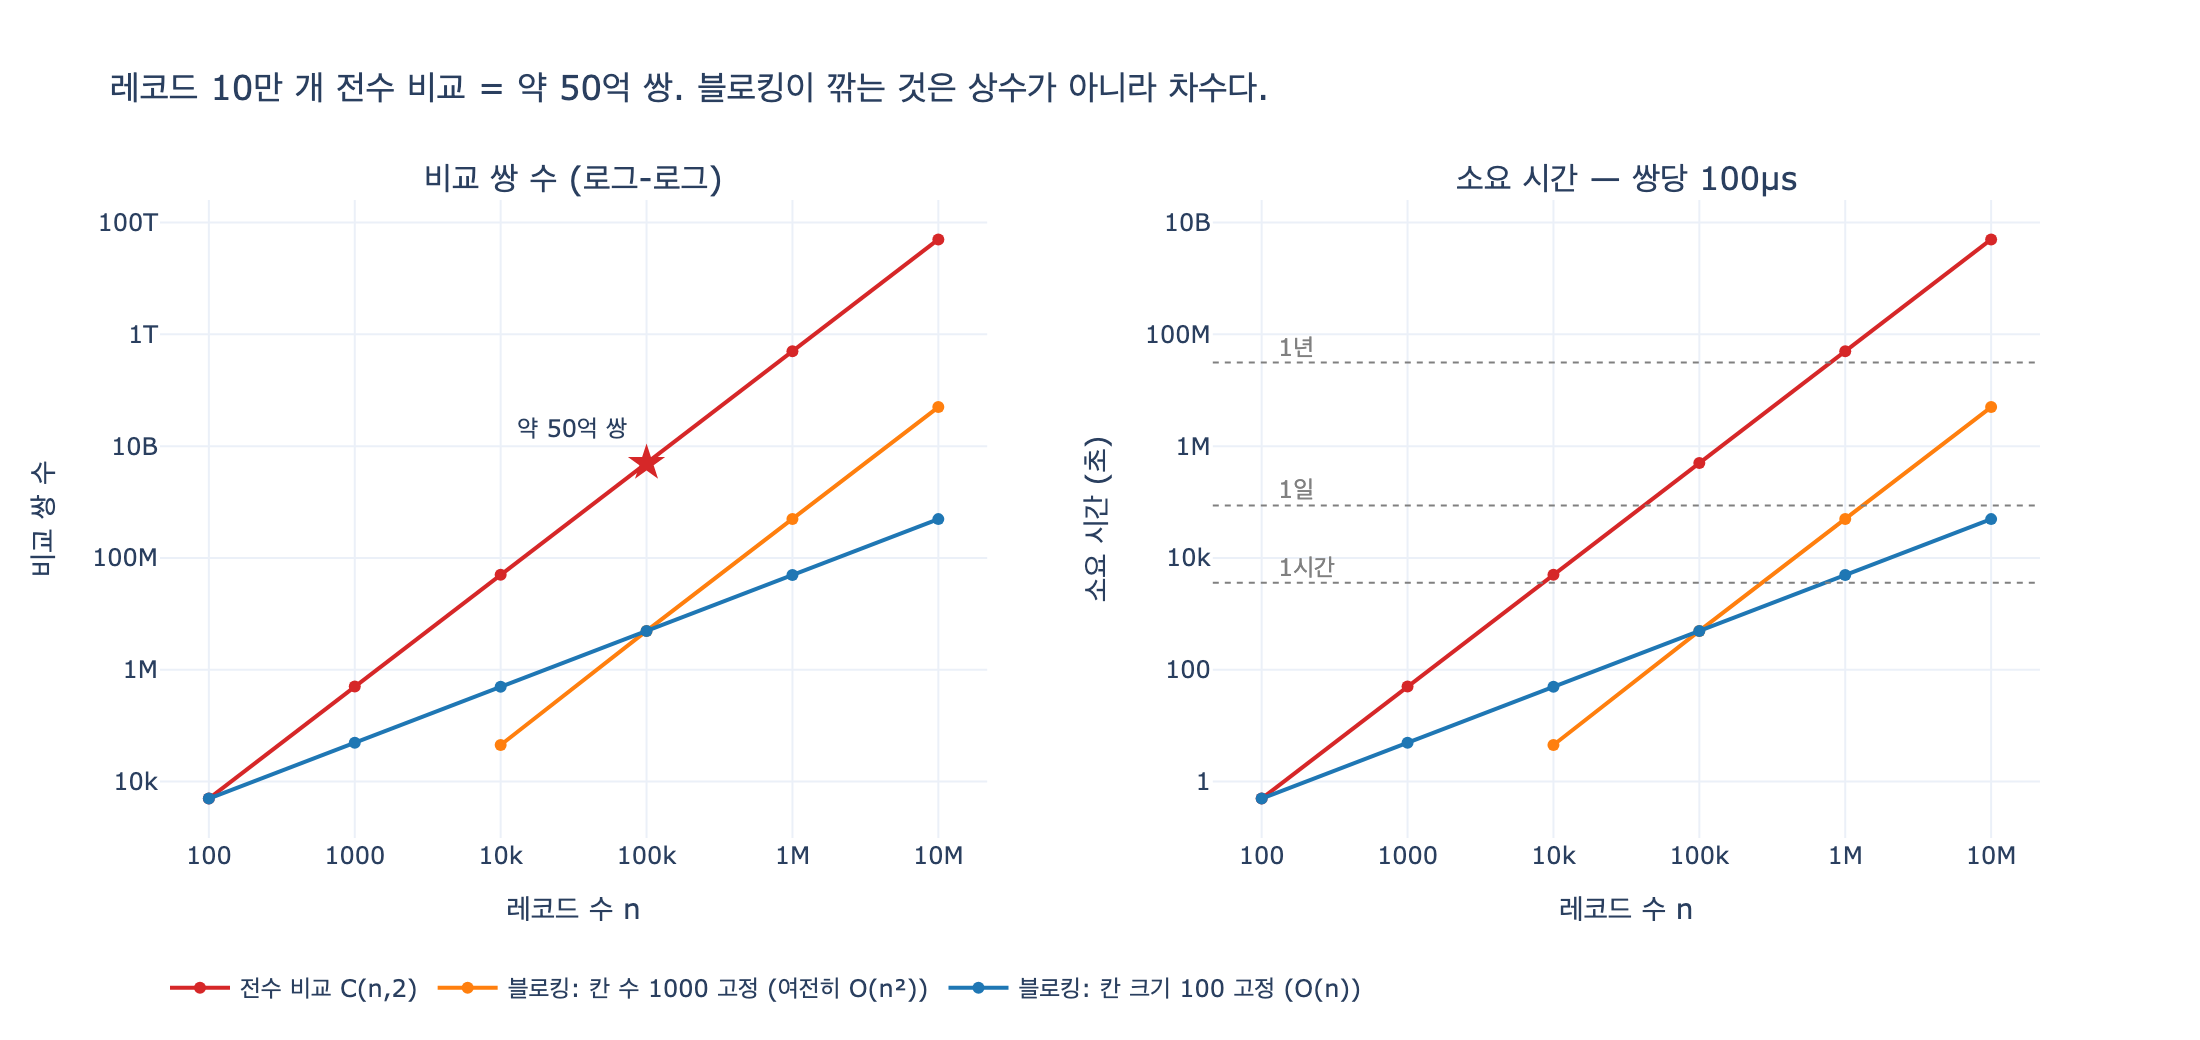

Recreate this plot in Python.
# 필요 패키지: plotly, kaleido  (pip install plotly kaleido)
#   - 표/계산 셀은 표준 라이브러리만으로 동작한다.
#   - 마지막 시각화 셀만 plotly/kaleido를 쓴다.

# %% [markdown]
# # 레코드 10만 개를 전수 비교하면 쌍이 몇 개인가?
#
# 답: **약 50억 쌍**. 정확히는
#
# $$\binom{100000}{2}=\frac{100000\times 99999}{2}=4{,}999{,}950{,}000$$
#
# 엔티티 해상도(entity resolution)의 첫 관문이 여기다.
# "일단 다 비교해 보자"가 안 되는 이유는 알고리즘이 느려서가 아니라,
# 비교해야 할 **쌍의 개수 자체가 레코드 수의 제곱으로 늘기 때문**이다.
#
# $$\binom{n}{2}=\frac{n(n-1)}{2}\sim\frac{n^2}{2}\quad(n\to\infty)$$
#
# 레코드가 10배 늘면 쌍은 100배 늘어난다. 이 셀부터 그 감각을 숫자로 잡아 본다.

# %%
from itertools import combinations
from math import comb


def n_pairs(n: int) -> int:
    """n개에서 순서 없이 2개를 뽑는 방법의 수 = 전수 비교 쌍 수."""
    return n * (n - 1) // 2


n = 100_000
print(f"n = {n:,}")
print(f"n(n-1)/2      = {n_pairs(n):,}")
print(f"math.comb(n,2)= {comb(n, 2):,}")
print(f"근사 n^2/2    = {n * n // 2:,}")
print(f"→ 약 {n_pairs(n) / 1e8:.0f}억 쌍")

# 출력: n = 100,000
# 출력: n(n-1)/2      = 4,999,950,000
# 출력: math.comb(n,2)= 4,999,950,000
# 출력: 근사 n^2/2    = 5,000,000,000
# 출력: → 약 50억 쌍

# %%
# 정의 확인 — 작은 n에서 itertools로 실제 쌍을 세어 공식과 맞춰 본다.
for small in (2, 3, 4, 12, 100):
    actual = sum(1 for _ in combinations(range(small), 2))
    assert actual == n_pairs(small), small
    print(f"n={small:>4}  실제 쌍 {actual:>6,}  공식 {n_pairs(small):>6,}")

# 출력: n=   2  실제 쌍      1  공식      1
# 출력: n=   3  실제 쌍      3  공식      3
# 출력: n=   4  실제 쌍      6  공식      6
# 출력: n=  12  실제 쌍     66  공식     66
# 출력: n= 100  실제 쌍  4,950  공식  4,950

# %% [markdown]
# ## 1. n이 커질 때 쌍은 어떻게 늘어나는가
#
# 이차 증가의 핵심은 "배율"이다. $n$이 $k$배가 되면 쌍은 대략 $k^2$배가 된다.
#
# $$\frac{\binom{kn}{2}}{\binom{n}{2}}\approx k^2$$
#
# 14장 예제의 레코드 12개는 쌍이 66개다. 눈으로 훑을 수 있다.
# 10만 개는 50억 쌍이다. 같은 방법이 아니다.

# %%
SIZES = [12, 100, 1_000, 10_000, 100_000, 1_000_000, 10_000_000]

print(f"{'n':>12} {'쌍 수':>20} {'앞 줄 대비 배율':>14}")
print("-" * 50)
prev = None
for m in SIZES:
    p = n_pairs(m)
    ratio = f"{p / prev:>13.1f}x" if prev else f"{'—':>14}"
    print(f"{m:>12,} {p:>20,} {ratio}")
    prev = p

# 출력:            n                  쌍 수      앞 줄 대비 배율
# 출력: --------------------------------------------------
# 출력:           12                   66              —
# 출력:          100                4,950          75.0x
# 출력:        1,000              499,500         100.9x
# 출력:       10,000           49,995,000         100.1x
# 출력:      100,000        4,999,950,000         100.0x
# 출력:    1,000,000      499,999,500,000         100.0x
# 출력:   10,000,000   49,999,995,000,000         100.0x

# %% [markdown]
# ## 2. "하루로 끝나지 않는다"를 시간으로 환산
#
# 쌍 하나를 비교하는 비용을 $t$라 하면 총 시간은
#
# $$T(n)=\binom{n}{2}\cdot t$$
#
# 필드 5개를 정규화하고 2-gram 자카드를 계산하는 파이썬 함수 한 번은
# 현실적으로 마이크로초 단위가 아니라 **수십~수백 마이크로초** 걸린다.
# 여기서는 낙관적인 10µs와 현실적인 100µs를 둘 다 본다.

# %%
def humanize(seconds: float) -> str:
    """초를 사람이 읽는 단위로."""
    for unit, size in (("초", 60), ("분", 60), ("시간", 24), ("일", 365)):
        if seconds < size:
            return f"{seconds:.1f}{unit}"
        seconds /= size
    return f"{seconds:.1f}년"


PER_PAIR = [("10µs", 10e-6), ("100µs", 100e-6), ("1µs (C 수준)", 1e-6)]

print(f"{'n':>10} " + " ".join(f"{label:>16}" for label, _ in PER_PAIR))
print("-" * 62)
for m in [1_000, 10_000, 100_000, 1_000_000]:
    row = [f"{humanize(n_pairs(m) * t):>16}" for _, t in PER_PAIR]
    print(f"{m:>10,} " + " ".join(row))

print()
secs = n_pairs(100_000) * 100e-6
print(f"n=100,000, 쌍당 100µs → {humanize(secs)} (초로는 {secs:,.0f}초)")
print("쌍당 10µs로 줄여도 하루를 넘지 않을 뿐, 반나절이 통째로 날아간다.")

# 출력:          n             10µs            100µs       1µs (C 수준)
# 출력: --------------------------------------------------------------
# 출력:      1,000             5.0초            50.0초             0.5초
# 출력:     10,000             8.3분            1.4시간            50.0초
# 출력:    100,000           13.9시간             5.8일            1.4시간
# 출력:  1,000,000            57.9일             1.6년             5.8일
# 출력:
# 출력: n=100,000, 쌍당 100µs → 5.8일 (초로는 499,995초)
# 출력: 쌍당 10µs로 줄여도 하루를 넘지 않을 뿐, 반나절이 통째로 날아간다.

# %% [markdown]
# ## 3. 코어를 늘리면 되지 않나
#
# 안 된다. 병렬화는 상수 배 이득이고, 문제는 **차수**다.
# 코어 32개를 완벽하게 쓴다 해도 $n$이 10배 되면 다시 원점이다.

# %%
CORES = 32
t = 100e-6
for m in (100_000, 1_000_000):
    one = n_pairs(m) * t
    print(f"n={m:>9,}  1코어 {humanize(one):>8}  {CORES}코어 {humanize(one / CORES):>8}")

print("\n32배 빨라져도 n을 10배 키우면 100배 느려진다. 상수로는 이차를 못 이긴다.")

# 출력: n=  100,000  1코어     5.8일  32코어    4.3시간
# 출력: n=1,000,000  1코어     1.6년  32코어    18.1일
# 출력:
# 출력: 32배 빨라져도 n을 10배 키우면 100배 느려진다. 상수로는 이차를 못 이긴다.

# %% [markdown]
# ## 4. 블로킹 — 차수를 깎는다
#
# 블로킹(blocking)은 "같을 가능성이 있는 것끼리만 같은 칸에 넣고, 칸 안에서만 비교"한다.
#
# 레코드 $n$개를 크기 $s$인 칸 $n/s$개로 나누면 비교 쌍은
#
# $$\frac{n}{s}\cdot\binom{s}{2}=\frac{n(s-1)}{2}\;=\;O(n)$$
#
# **칸 크기가 상수로 유지되면 선형**이 된다. 이게 블로킹의 전부다.
#
# 반대로 칸 **개수** $b$를 고정하면
#
# $$b\cdot\binom{n/b}{2}\approx\frac{n^2}{2b}\;=\;O(n^2)$$
#
# 여전히 이차다. 상수 배만 깎은 것이다.
# 즉 "블로킹했다"가 아니라 **"칸이 커지지 않는 키를 골랐다"**가 핵심이다.

# %%
def pairs_fixed_block_size(n: int, s: int) -> int:
    """칸 크기 s 고정: 칸 수 = n/s. O(n)."""
    blocks = max(1, n // s)
    per = n // blocks
    return blocks * n_pairs(per)


def pairs_fixed_block_count(n: int, b: int) -> int:
    """칸 개수 b 고정: 칸 크기 = n/b. 여전히 O(n^2)."""
    per = max(1, n // b)
    return b * n_pairs(per)


print(f"{'n':>10} {'전수':>18} {'칸크기 100 고정':>18} {'칸수 1000 고정':>18}")
print("-" * 68)
for m in [10_000, 100_000, 1_000_000]:
    print(f"{m:>10,} {n_pairs(m):>18,} "
          f"{pairs_fixed_block_size(m, 100):>18,} "
          f"{pairs_fixed_block_count(m, 1000):>18,}")

print()
full = n_pairs(100_000)
blocked = pairs_fixed_block_size(100_000, 100)
print(f"n=100,000: 전수 {full:,} → 칸크기 100 블로킹 {blocked:,}")
print(f"  줄어든 비율 {blocked / full * 100:.4f}%  ({full // blocked:,}배 감소)")
print(f"  쌍당 100µs 기준 {humanize(full * 100e-6)} → {humanize(blocked * 100e-6)}")

# 출력:          n                 전수         칸크기 100 고정         칸수 1000 고정
# 출력: --------------------------------------------------------------------
# 출력:     10,000         49,995,000            495,000             45,000
# 출력:    100,000      4,999,950,000          4,950,000          4,950,000
# 출력:  1,000,000    499,999,500,000         49,500,000        499,500,000
# 출력:
# 출력: n=100,000: 전수 4,999,950,000 → 칸크기 100 블로킹 4,950,000
# 출력:   줄어든 비율 0.0990%  (1,010배 감소)
# 출력:   쌍당 100µs 기준 5.8일 → 8.2분
#
# 읽는 법: 칸수 고정 열을 세로로 읽으면 45,000 → 4,950,000 → 499,500,000.
#   n이 10배마다 100배씩 뛴다. n=100,000에서 두 블로킹이 우연히 만나지만
#   그 뒤로는 칸수 고정 쪽이 10배씩 벌어진다. 이게 O(n)과 O(n^2)의 차이다.

# %% [markdown]
# ## 5. 이론이 아니라 14장 실제 데이터로
#
# 14장 `records.py`의 레코드 12개(= 66쌍)에 블로킹 전략 세 개를 돌려 본다.
# 전략 하나로는 놓치는 쌍이 생기므로 **합집합**을 쓴다는 게 장의 결론이다.
#
# 확인할 것이 두 가지다.
# 1. 합집합을 써도 전수 비교보다 훨씬 적다 (비용)
# 2. 그래도 놓치는 쌍이 남는다 (재현율)
#
# 후보를 줄이는 대가는 항상 재현율이다. 후보에 못 들면 점수를 매길 기회조차 없다.

# %%
import re
from collections import defaultdict

RECORDS = [
    # id, 이름, 사업자번호, 주소, 대표자, 전화
    ("r01", "가온테크", "123-45-67890", "서울 강남구 테헤란로 1", "김하늘", "02-1234-5678"),
    ("r02", "(주)가온테크", "123-45-67890", "서울 강남구 테헤란로 1", "김하늘", "02-1234-5678"),
    ("r03", "가온테크 주식회사", "", "서울 강남구 테헤란로 1길", "김하늘", "021234-5678"),
    ("r04", "GAON TECH", "123-45-67890", "", "", ""),
    ("r05", "가온테크놀로지", "999-88-77777", "부산 해운대구 센텀로 9", "박서준", "051-999-8877"),
    ("r06", "나루소프트", "222-33-44444", "서울 마포구 월드컵로 2", "이서연", "02-2222-3333"),
    ("r07", "나루소프트(주)", "555-66-77777", "서울 마포구 월드컵로 2", "이서연", "02-2222-3333"),
    ("r08", "다올물산 본사", "333-44-55555", "인천 연수구 송도로 3", "최민준", "032-333-4444"),
    ("r09", "다올물산 부산지점", "333-44-55555", "부산 사하구 낙동로 8", "정우진", "051-333-4444"),
    ("r10", "라온에너지", "444-55-66666", "대전 유성구 대덕대로 4", "한지우", "042-444-5555"),
    ("r11", "마루상사", "666-77-88888", "광주 서구 상무로 6", "오세훈", "062-666-7777"),
    ("r12", "머루상사", "666-77-88888", "광주 서구 상무로 6", "오세훈", "062-666-7777"),
]


def norm_name(s):
    s = re.sub(r"\(주\)|주식회사|\(유\)|유한회사", "", s)
    return re.sub(r"\s+", "", s)


STRATEGIES = {
    "사업자번호": lambda r: r[2] or None,
    "이름 앞 3글자": lambda r: (norm_name(r[1])[:3] or None),
    "주소 앞 2어절": lambda r: (" ".join(r[3].split()[:2]) if r[3] else None),
}


def blocked_pairs(records, keyfn):
    b = defaultdict(list)
    for r in records:
        k = keyfn(r)
        if k:
            b[k].append(r[0])
    out = set()
    for ids in b.values():
        if len(ids) > 1:
            out |= set(combinations(sorted(ids), 2))
    return out, {k: v for k, v in b.items() if len(v) > 1}


total = n_pairs(len(RECORDS))
print(f"레코드 {len(RECORDS)}개 → 전수 비교 쌍 {total}개\n")

union = set()
for label, fn in STRATEGIES.items():
    pairs, blocks = blocked_pairs(RECORDS, fn)
    union |= pairs
    print(f"[{label}] 칸 {len(blocks)}개, 비교 쌍 {len(pairs)}개 "
          f"(전수의 {len(pairs) / total * 100:.0f}%)")

print(f"\n합집합 비교 쌍 {len(union)}개 (전수 {total}개의 {len(union) / total * 100:.0f}%)")

# 정답 쌍이 후보에 들어왔는지 — 이게 재현율이다
TRUTH = [frozenset(["r01", "r02", "r03", "r04"]), frozenset(["r11", "r12"])]
truth_pairs = set()
for g in TRUTH:
    truth_pairs |= set(combinations(sorted(g), 2))
missed = truth_pairs - union
print(f"정답 쌍 {len(truth_pairs)}개 중 후보에 못 든 것 {len(missed)}개 → 재현율 "
      f"{(len(truth_pairs) - len(missed)) / len(truth_pairs) * 100:.0f}%")
print(f"못 든 쌍: {sorted(missed)}")
print("  r03은 사업자번호가 비어 있고, r04는 주소가 비어 있고 이름이 영문이다.")
print("  세 전략을 다 합쳐도 이 쌍은 같은 칸에 들어갈 길이 없다.")

# 출력: 레코드 12개 → 전수 비교 쌍 66개
# 출력:
# 출력: [사업자번호] 칸 3개, 비교 쌍 5개 (전수의 8%)
# 출력: [이름 앞 3글자] 칸 3개, 비교 쌍 8개 (전수의 12%)
# 출력: [주소 앞 2어절] 칸 3개, 비교 쌍 5개 (전수의 8%)
# 출력:
# 출력: 합집합 비교 쌍 11개 (전수 66개의 17%)
# 출력: 정답 쌍 7개 중 후보에 못 든 것 1개 → 재현율 86%
# 출력: 못 든 쌍: [('r03', 'r04')]
# 출력:   r03은 사업자번호가 비어 있고, r04는 주소가 비어 있고 이름이 영문이다.
# 출력:   세 전략을 다 합쳐도 이 쌍은 같은 칸에 들어갈 길이 없다.
#
# 참고: r03–r04를 직접 못 잡아도 r01을 매개로 이행성(r01–r03, r01–r04)으로
#       같은 군집에 들어간다. 이 부분은 14.2절(점수·임계·이행성)의 몫이다.

# %% [markdown]
# ## 6. 그림으로
#
# 왼쪽: 쌍 수의 증가(로그-로그). 전수와 "칸 수 고정"은 기울기 2(이차),
# "칸 크기 고정"은 기울기 1(선형)이다. 로그-로그에서 기울기가 곧 차수다.
# 두 블로킹 곡선이 $n=10^5$에서 한 번 교차하지만, 중요한 건 만나는 점이 아니라
# 기울기다. 그 뒤로는 주황이 파랑에서 한 자릿수씩 멀어진다.
#
# 오른쪽: 쌍당 100µs 가정에서의 소요 시간. 1시간/1일/1년 선을 그어 두면
# "하루로 끝나지 않는다"가 정확히 어디서 시작되는지 보인다.

# %%
def _show(fig):
    try:
        from IPython import get_ipython
        if get_ipython() is not None:  # VSCode 셀/Jupyter에서만 렌더링
            fig.show()
    except ImportError:
        pass


import plotly.graph_objects as go
from plotly.subplots import make_subplots

NS = [10 ** k for k in range(2, 8)]  # 100 ~ 10,000,000
full_pairs = [n_pairs(m) for m in NS]
# 칸보다 레코드가 적으면(n < 칸 수, n < 칸 크기) 쌍이 0이라 로그축에 못 그린다 → None
bs_pairs = [pairs_fixed_block_size(m, 100) or None for m in NS]
bc_pairs = [pairs_fixed_block_count(m, 1000) or None for m in NS]

fig = make_subplots(
    rows=1, cols=2,
    subplot_titles=("비교 쌍 수 (로그-로그)", "소요 시간 — 쌍당 100µs"),
    horizontal_spacing=0.12,
)

SERIES = [
    ("전수 비교 C(n,2)", full_pairs, "#d62728"),
    ("블로킹: 칸 수 1000 고정 (여전히 O(n²))", bc_pairs, "#ff7f0e"),
    ("블로킹: 칸 크기 100 고정 (O(n))", bs_pairs, "#1f77b4"),
]
for name, ys, color in SERIES:
    fig.add_trace(
        go.Scatter(x=NS, y=ys, name=name, mode="lines+markers",
                   line=dict(color=color, width=2)),
        row=1, col=1,
    )
    fig.add_trace(
        go.Scatter(x=NS, y=[(v * 100e-6 if v else None) for v in ys], name=name,
                   mode="lines+markers",
                   line=dict(color=color, width=2), showlegend=False),
        row=1, col=2,
    )

# n=100,000 지점 강조 — 이 카드의 답
fig.add_trace(
    go.Scatter(x=[100_000], y=[n_pairs(100_000)], mode="markers+text",
               marker=dict(color="#d62728", size=14, symbol="star"),
               text=["약 50억 쌍"], textposition="top left",
               showlegend=False),
    row=1, col=1,
)

from math import log10

for secs, label in ((3600, "1시간"), (86400, "1일"), (86400 * 365, "1년")):
    fig.add_hline(y=secs, line=dict(color="gray", width=1, dash="dot"), row=1, col=2)
    fig.add_annotation(
        x=log10(120), y=log10(secs), xref="x2", yref="y2",
        text=label, showarrow=False, yshift=8,
        font=dict(color="gray", size=12), xanchor="left",
    )

fig.update_xaxes(type="log", title_text="레코드 수 n", row=1, col=1)
fig.update_xaxes(type="log", title_text="레코드 수 n", row=1, col=2)
fig.update_yaxes(type="log", title_text="비교 쌍 수", row=1, col=1)
fig.update_yaxes(type="log", title_text="소요 시간 (초)", row=1, col=2)
fig.update_layout(
    title="레코드 10만 개 전수 비교 = 약 50억 쌍. 블로킹이 깎는 것은 상수가 아니라 차수다.",
    template="plotly_white", width=1100, height=520,
    legend=dict(orientation="h", yanchor="bottom", y=-0.28, x=0),
)

_show(fig)

import os
_png = os.path.join(os.path.dirname(os.path.abspath(__file__)), "expy.png")
fig.write_image(_png, scale=2)
print(f"저장: {_png}")

# 출력: 저장: .../expy.png

# %% [markdown]
# ## 정리
#
# - $\binom{100000}{2}=\dfrac{100000\times 99999}{2}=4{,}999{,}950{,}000$ — **약 50억 쌍**.
# - 쌍당 100µs면 5.8일, 10µs여도 13.9시간. **하루로 끝나지 않는다.**
# - 코어를 32개 써도 상수 배 이득뿐이다. $n$이 10배면 쌍은 100배다.
# - 블로킹은 **칸 크기가 상수로 유지될 때만** $O(n)$이 된다.
#   칸 개수만 고정하면 $n^2/(2b)$로 여전히 이차다.
# - 후보를 줄이면 재현율을 잃는다. 그래서 전략을 여러 개 돌리고 **합집합**을 쓴다.
#   14장 데이터에서 합집합은 전수의 17%(11쌍)로 재현율 86%였다.
#   전략을 늘리면 재현율이 오르고 후보가 늘어 느려진다. 그 균형이 설계다.
